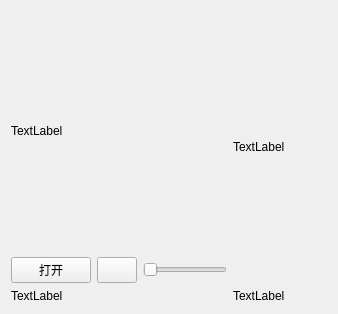
<?xml version="1.0" encoding="UTF-8"?>
<ui version="4.0">
 <class>Widget</class>
 <widget class="QWidget" name="Widget">
  <property name="geometry">
   <rect>
    <x>0</x>
    <y>0</y>
    <width>338</width>
    <height>314</height>
   </rect>
  </property>
  <property name="windowTitle">
   <string>Widget</string>
  </property>
  <layout class="QHBoxLayout" name="horizontalLayout_3">
   <item>
    <layout class="QHBoxLayout" name="horizontalLayout_2">
     <item>
      <layout class="QVBoxLayout" name="verticalLayout_2">
       <item>
        <widget class="QLabel" name="label_player">
         <property name="sizePolicy">
          <sizepolicy hsizetype="Expanding" vsizetype="Expanding">
           <horstretch>0</horstretch>
           <verstretch>0</verstretch>
          </sizepolicy>
         </property>
         <property name="text">
          <string>TextLabel</string>
         </property>
        </widget>
       </item>
       <item>
        <layout class="QHBoxLayout" name="horizontalLayout">
         <item>
          <widget class="QPushButton" name="openButton">
           <property name="text">
            <string>打开</string>
           </property>
          </widget>
         </item>
         <item>
          <widget class="QPushButton" name="m_playButton">
           <property name="sizePolicy">
            <sizepolicy hsizetype="Minimum" vsizetype="Minimum">
             <horstretch>0</horstretch>
             <verstretch>0</verstretch>
            </sizepolicy>
           </property>
           <property name="text">
            <string/>
           </property>
          </widget>
         </item>
         <item>
          <widget class="QSlider" name="horizontalSlider">
           <property name="orientation">
            <enum>Qt::Horizontal</enum>
           </property>
          </widget>
         </item>
        </layout>
       </item>
       <item>
        <widget class="QLabel" name="label2">
         <property name="sizePolicy">
          <sizepolicy hsizetype="Preferred" vsizetype="Preferred">
           <horstretch>0</horstretch>
           <verstretch>0</verstretch>
          </sizepolicy>
         </property>
         <property name="text">
          <string>TextLabel</string>
         </property>
        </widget>
       </item>
      </layout>
     </item>
     <item>
      <layout class="QVBoxLayout" name="verticalLayout">
       <item>
        <widget class="QLabel" name="label_pic">
         <property name="sizePolicy">
          <sizepolicy hsizetype="Expanding" vsizetype="Expanding">
           <horstretch>0</horstretch>
           <verstretch>0</verstretch>
          </sizepolicy>
         </property>
         <property name="text">
          <string>TextLabel</string>
         </property>
        </widget>
       </item>
       <item>
        <widget class="QLabel" name="label_score">
         <property name="text">
          <string>TextLabel</string>
         </property>
        </widget>
       </item>
      </layout>
     </item>
    </layout>
   </item>
  </layout>
 </widget>
 <layoutdefault spacing="6" margin="11"/>
 <resources/>
 <connections/>
</ui>
